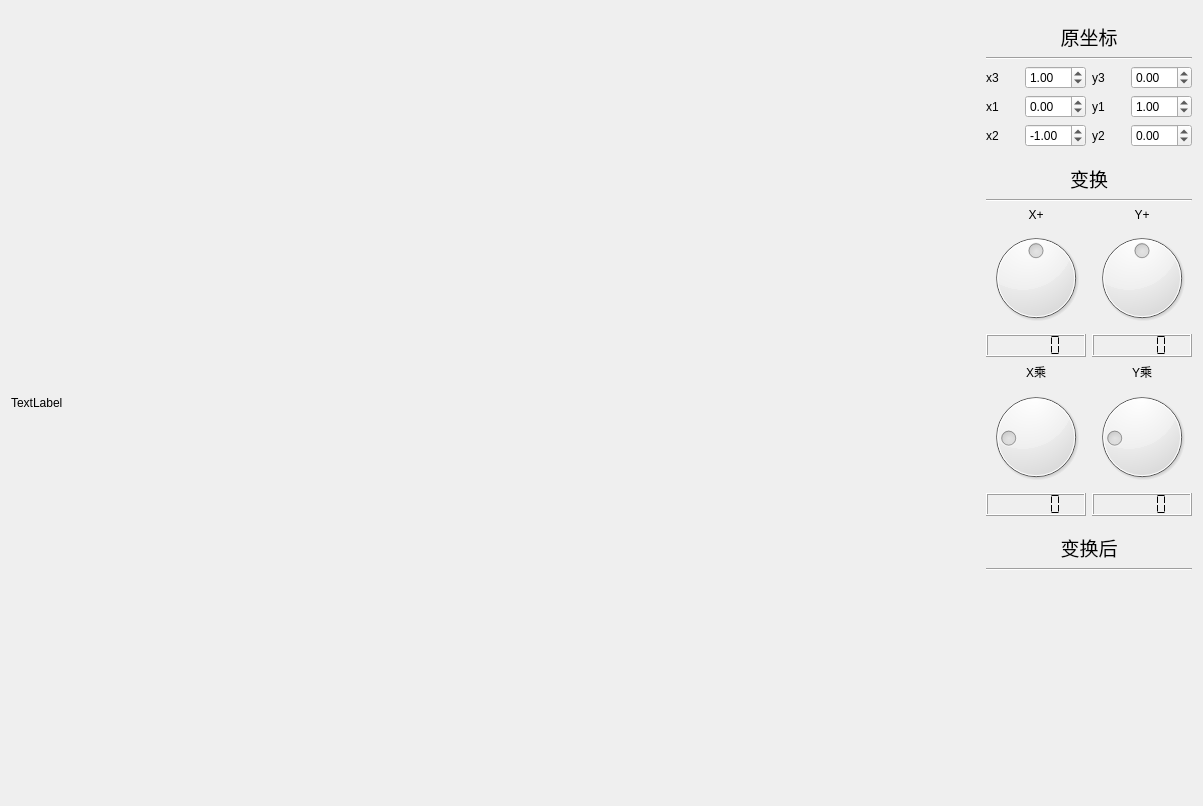
<?xml version="1.0" encoding="UTF-8"?>
<ui version="4.0">
 <class>cord</class>
 <widget class="QWidget" name="cord">
  <property name="geometry">
   <rect>
    <x>0</x>
    <y>0</y>
    <width>1203</width>
    <height>806</height>
   </rect>
  </property>
  <property name="windowTitle">
   <string>Form</string>
  </property>
  <layout class="QHBoxLayout" name="horizontalLayout_4" stretch="100,0">
   <item>
    <widget class="QLabel" name="img">
     <property name="text">
      <string>TextLabel</string>
     </property>
    </widget>
   </item>
   <item>
    <layout class="QVBoxLayout" name="verticalLayout_5" stretch="0,0,0,0,0,0,0,0,0,0,0,100">
     <item>
      <widget class="QLabel" name="label_7">
       <property name="minimumSize">
        <size>
         <width>0</width>
         <height>40</height>
        </size>
       </property>
       <property name="font">
        <font>
         <pointsize>14</pointsize>
        </font>
       </property>
       <property name="text">
        <string>原坐标</string>
       </property>
       <property name="textFormat">
        <enum>Qt::AutoText</enum>
       </property>
       <property name="alignment">
        <set>Qt::AlignBottom|Qt::AlignHCenter</set>
       </property>
      </widget>
     </item>
     <item>
      <widget class="Line" name="line">
       <property name="orientation">
        <enum>Qt::Horizontal</enum>
       </property>
      </widget>
     </item>
     <item>
      <layout class="QGridLayout" name="gridLayout_3">
       <item row="0" column="2">
        <widget class="QLabel" name="laby1_3">
         <property name="text">
          <string>y3</string>
         </property>
        </widget>
       </item>
       <item row="0" column="1">
        <widget class="QDoubleSpinBox" name="x3">
         <property name="minimum">
          <double>-10.000000000000000</double>
         </property>
         <property name="maximum">
          <double>10.000000000000000</double>
         </property>
         <property name="singleStep">
          <double>1.000000000000000</double>
         </property>
         <property name="value">
          <double>1.000000000000000</double>
         </property>
        </widget>
       </item>
       <item row="0" column="0">
        <widget class="QLabel" name="label_3">
         <property name="text">
          <string>x3</string>
         </property>
        </widget>
       </item>
       <item row="0" column="3">
        <widget class="QDoubleSpinBox" name="y3">
         <property name="minimum">
          <double>-10.000000000000000</double>
         </property>
         <property name="maximum">
          <double>10.000000000000000</double>
         </property>
         <property name="singleStep">
          <double>1.000000000000000</double>
         </property>
        </widget>
       </item>
      </layout>
     </item>
     <item>
      <layout class="QGridLayout" name="gridLayout">
       <item row="0" column="2">
        <widget class="QLabel" name="laby1">
         <property name="text">
          <string>y1</string>
         </property>
        </widget>
       </item>
       <item row="0" column="1">
        <widget class="QDoubleSpinBox" name="x1">
         <property name="minimum">
          <double>-10.000000000000000</double>
         </property>
         <property name="maximum">
          <double>10.000000000000000</double>
         </property>
         <property name="singleStep">
          <double>1.000000000000000</double>
         </property>
        </widget>
       </item>
       <item row="0" column="0">
        <widget class="QLabel" name="label">
         <property name="text">
          <string>x1</string>
         </property>
        </widget>
       </item>
       <item row="0" column="3">
        <widget class="QDoubleSpinBox" name="y1">
         <property name="minimum">
          <double>-10.000000000000000</double>
         </property>
         <property name="maximum">
          <double>10.000000000000000</double>
         </property>
         <property name="singleStep">
          <double>1.000000000000000</double>
         </property>
         <property name="value">
          <double>1.000000000000000</double>
         </property>
        </widget>
       </item>
      </layout>
     </item>
     <item>
      <layout class="QGridLayout" name="gridLayout_2">
       <item row="0" column="1">
        <widget class="QDoubleSpinBox" name="x2">
         <property name="minimum">
          <double>-10.000000000000000</double>
         </property>
         <property name="maximum">
          <double>10.000000000000000</double>
         </property>
         <property name="singleStep">
          <double>1.000000000000000</double>
         </property>
         <property name="value">
          <double>-1.000000000000000</double>
         </property>
        </widget>
       </item>
       <item row="0" column="2">
        <widget class="QLabel" name="laby1_2">
         <property name="text">
          <string>y2</string>
         </property>
        </widget>
       </item>
       <item row="0" column="0">
        <widget class="QLabel" name="label_2">
         <property name="text">
          <string>x2</string>
         </property>
        </widget>
       </item>
       <item row="0" column="3">
        <widget class="QDoubleSpinBox" name="y2">
         <property name="minimum">
          <double>-10.000000000000000</double>
         </property>
         <property name="maximum">
          <double>10.000000000000000</double>
         </property>
         <property name="singleStep">
          <double>1.000000000000000</double>
         </property>
        </widget>
       </item>
      </layout>
     </item>
     <item>
      <widget class="QLabel" name="label_8">
       <property name="minimumSize">
        <size>
         <width>0</width>
         <height>40</height>
        </size>
       </property>
       <property name="font">
        <font>
         <pointsize>14</pointsize>
        </font>
       </property>
       <property name="text">
        <string>变换</string>
       </property>
       <property name="textFormat">
        <enum>Qt::AutoText</enum>
       </property>
       <property name="alignment">
        <set>Qt::AlignBottom|Qt::AlignHCenter</set>
       </property>
      </widget>
     </item>
     <item>
      <widget class="Line" name="line_2">
       <property name="orientation">
        <enum>Qt::Horizontal</enum>
       </property>
      </widget>
     </item>
     <item>
      <layout class="QHBoxLayout" name="horizontalLayout">
       <item>
        <layout class="QVBoxLayout" name="verticalLayout">
         <item>
          <widget class="QLabel" name="label_4">
           <property name="text">
            <string>X+</string>
           </property>
           <property name="alignment">
            <set>Qt::AlignCenter</set>
           </property>
          </widget>
         </item>
         <item>
          <widget class="QDial" name="xp">
           <property name="minimum">
            <number>-100</number>
           </property>
           <property name="maximum">
            <number>100</number>
           </property>
          </widget>
         </item>
         <item>
          <widget class="QLCDNumber" name="lcdx">
           <property name="segmentStyle">
            <enum>QLCDNumber::Flat</enum>
           </property>
          </widget>
         </item>
        </layout>
       </item>
       <item>
        <layout class="QVBoxLayout" name="verticalLayout_2">
         <item>
          <widget class="QLabel" name="label_5">
           <property name="text">
            <string>Y+</string>
           </property>
           <property name="alignment">
            <set>Qt::AlignCenter</set>
           </property>
          </widget>
         </item>
         <item>
          <widget class="QDial" name="yp">
           <property name="minimum">
            <number>-100</number>
           </property>
           <property name="maximum">
            <number>100</number>
           </property>
          </widget>
         </item>
         <item>
          <widget class="QLCDNumber" name="lcdy">
           <property name="segmentStyle">
            <enum>QLCDNumber::Flat</enum>
           </property>
          </widget>
         </item>
        </layout>
       </item>
      </layout>
     </item>
     <item>
      <layout class="QHBoxLayout" name="horizontalLayout_3">
       <item>
        <layout class="QHBoxLayout" name="horizontalLayout_2">
         <item>
          <layout class="QVBoxLayout" name="verticalLayout_3">
           <item>
            <widget class="QLabel" name="label_6">
             <property name="text">
              <string>X乘</string>
             </property>
             <property name="alignment">
              <set>Qt::AlignCenter</set>
             </property>
            </widget>
           </item>
           <item>
            <widget class="QDial" name="xd">
             <property name="minimum">
              <number>1</number>
             </property>
             <property name="maximum">
              <number>100</number>
             </property>
             <property name="value">
              <number>20</number>
             </property>
            </widget>
           </item>
           <item>
            <widget class="QLCDNumber" name="lcdxd">
             <property name="segmentStyle">
              <enum>QLCDNumber::Flat</enum>
             </property>
            </widget>
           </item>
          </layout>
         </item>
        </layout>
       </item>
       <item>
        <layout class="QVBoxLayout" name="verticalLayout_4">
         <item>
          <widget class="QLabel" name="lebal_yd">
           <property name="text">
            <string>Y乘</string>
           </property>
           <property name="alignment">
            <set>Qt::AlignCenter</set>
           </property>
          </widget>
         </item>
         <item>
          <widget class="QDial" name="yd">
           <property name="minimum">
            <number>1</number>
           </property>
           <property name="maximum">
            <number>100</number>
           </property>
           <property name="value">
            <number>20</number>
           </property>
          </widget>
         </item>
         <item>
          <widget class="QLCDNumber" name="lcdyd">
           <property name="segmentStyle">
            <enum>QLCDNumber::Flat</enum>
           </property>
          </widget>
         </item>
        </layout>
       </item>
      </layout>
     </item>
     <item>
      <widget class="QLabel" name="label_10">
       <property name="minimumSize">
        <size>
         <width>0</width>
         <height>40</height>
        </size>
       </property>
       <property name="font">
        <font>
         <pointsize>14</pointsize>
        </font>
       </property>
       <property name="text">
        <string>变换后</string>
       </property>
       <property name="textFormat">
        <enum>Qt::AutoText</enum>
       </property>
       <property name="alignment">
        <set>Qt::AlignBottom|Qt::AlignHCenter</set>
       </property>
      </widget>
     </item>
     <item>
      <widget class="Line" name="line_3">
       <property name="orientation">
        <enum>Qt::Horizontal</enum>
       </property>
      </widget>
     </item>
     <item>
      <widget class="QLabel" name="aim">
       <property name="font">
        <font>
         <pointsize>12</pointsize>
        </font>
       </property>
       <property name="text">
        <string> </string>
       </property>
      </widget>
     </item>
    </layout>
   </item>
  </layout>
 </widget>
 <resources/>
 <connections/>
</ui>
